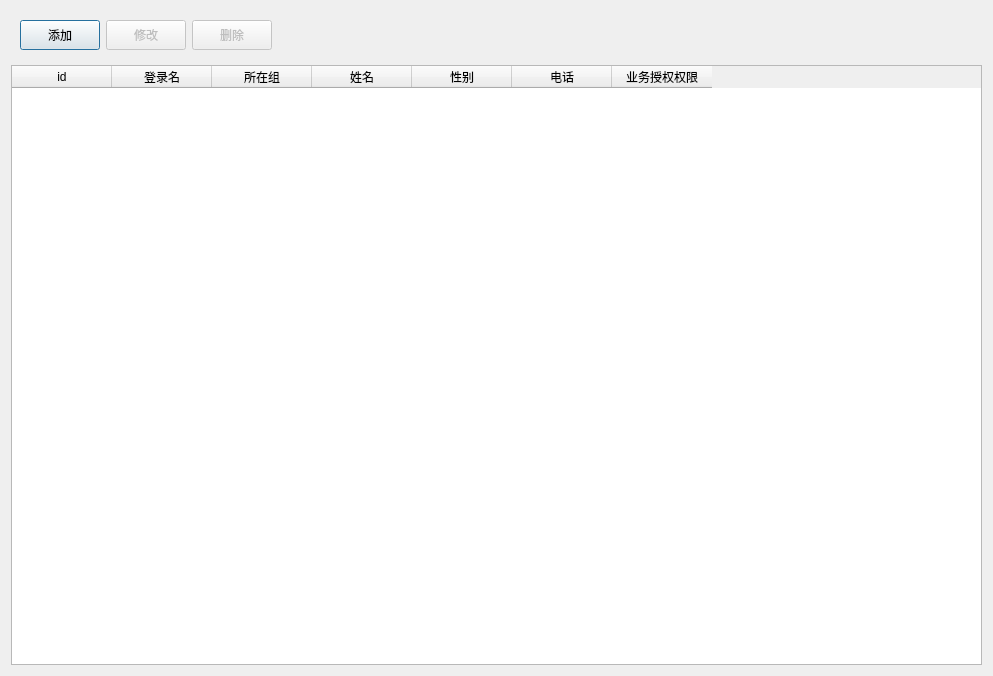
<?xml version="1.0" encoding="UTF-8"?>
<ui version="4.0">
 <class>Dialog</class>
 <widget class="QDialog" name="Dialog">
  <property name="geometry">
   <rect>
    <x>0</x>
    <y>0</y>
    <width>993</width>
    <height>676</height>
   </rect>
  </property>
  <property name="windowTitle">
   <string>员工列表</string>
  </property>
  <layout class="QVBoxLayout" name="verticalLayout">
   <item>
    <widget class="QWidget" name="widget" native="true">
     <layout class="QHBoxLayout" name="horizontalLayout">
      <item>
       <widget class="QPushButton" name="pushButton">
        <property name="minimumSize">
         <size>
          <width>70</width>
          <height>30</height>
         </size>
        </property>
        <property name="text">
         <string>添加</string>
        </property>
       </widget>
      </item>
      <item>
       <widget class="QPushButton" name="pushButton_2">
        <property name="enabled">
         <bool>false</bool>
        </property>
        <property name="minimumSize">
         <size>
          <width>70</width>
          <height>30</height>
         </size>
        </property>
        <property name="text">
         <string>修改</string>
        </property>
       </widget>
      </item>
      <item>
       <widget class="QPushButton" name="pushButton_3">
        <property name="enabled">
         <bool>false</bool>
        </property>
        <property name="minimumSize">
         <size>
          <width>70</width>
          <height>30</height>
         </size>
        </property>
        <property name="text">
         <string>删除</string>
        </property>
       </widget>
      </item>
      <item>
       <spacer name="horizontalSpacer">
        <property name="orientation">
         <enum>Qt::Horizontal</enum>
        </property>
        <property name="sizeHint" stdset="0">
         <size>
          <width>40</width>
          <height>20</height>
         </size>
        </property>
       </spacer>
      </item>
     </layout>
    </widget>
   </item>
   <item>
    <widget class="QTableWidget" name="tableWidget">
     <column>
      <property name="text">
       <string>id</string>
      </property>
     </column>
     <column>
      <property name="text">
       <string>登录名</string>
      </property>
     </column>
     <column>
      <property name="text">
       <string>所在组</string>
      </property>
     </column>
     <column>
      <property name="text">
       <string>姓名</string>
      </property>
     </column>
     <column>
      <property name="text">
       <string>性别</string>
      </property>
     </column>
     <column>
      <property name="text">
       <string>电话</string>
      </property>
     </column>
     <column>
      <property name="text">
       <string>业务授权权限</string>
      </property>
     </column>
    </widget>
   </item>
  </layout>
 </widget>
 <resources/>
 <connections/>
</ui>
